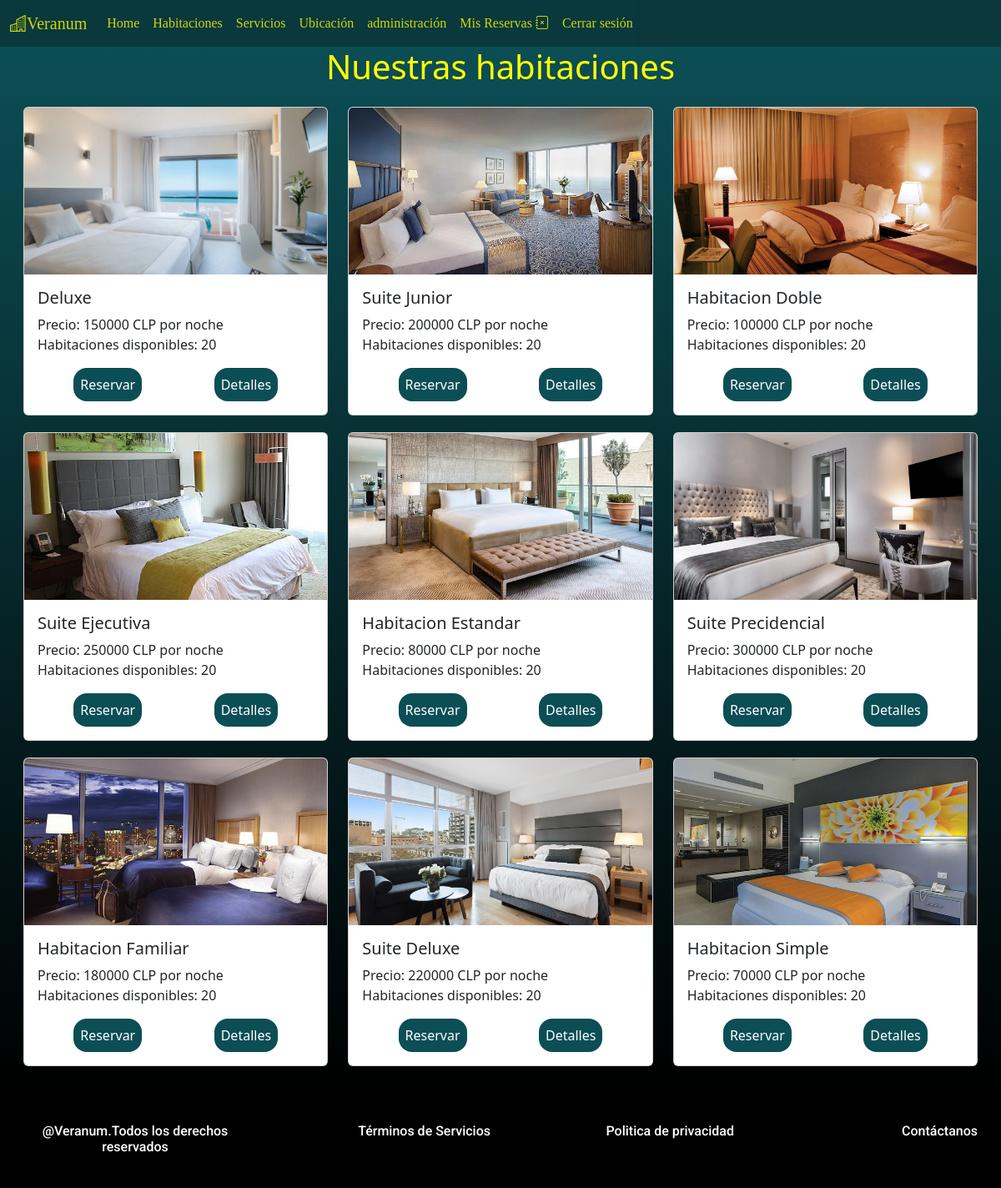
The app's page /habitaciones (signed in) with its own data.
### core/models.py (models this page shows, shortened)
class Habitacione(models.Model):
    id_habitacion = models.AutoField(primary_key=True)
    tipo_habitacion = models.CharField(max_length=100)
    cantidad_banios = models.IntegerField()
    capacidad_persona = models.IntegerField()
    precio = models.IntegerField()
    imagen = models.CharField(max_length=2555)
    unidades_disponibles = models.IntegerField()
    hotel = models.ForeignKey(Hotel,on_delete=models.CASCADE)

### core/views.py (the view)
# urls.py: path('habitaciones',habitaciones,name='habitaciones'),
def habitaciones(request):
    habitaciones = Habitacione.objects.all()
    reservas = Reserva.objects.filter(email_propietario = request.user.email)
    return render(request,'habitaciones.html',{"habitaciones":habitaciones,
                                               "reservas":reservas})

### core/models.py (called while the page is built)
    def __str__(self):
        return self.direccion

### core/templates/habitaciones.html (shortened to what this page needs)
{% extends "base.html" %}
{% load static %}
{% block estilos %}
<link rel="stylesheet" href="{% static 'css/habitacion.css' %}">
{% endblock estilos %}
{% block contenido %}
<main class="container-fluid">
    <h1>Nuestras habitaciones</h1>
    <section class="row">
        {% for item in habitaciones %}
        <div class="col-md-4 room-card">
            <div class="card h-100">
                <img src="{{item.imagen}}" class="card-img-top" width="450" alt="{{item.imagen}}" />
                <div class="card-body">
                    <h5 class="card-title">{{item.tipo_habitacion}}</h5>
                    <p class="card-text">Precio: {{item.precio}} CLP por noche <br> Habitaciones disponibles:
                        {{item.unidades_disponibles}}</p>
                    <div class="info-reserva">
                        {% if item.unidades_disponibles == 0 %}
                        <button id="no-cupos">Reservar</button>
                        {% else %}
                        <button data-bs-toggle="modal" data-bs-target="#exampleModal1" id="reservar"
                            data-tipo="{{item.tipo_habitacion}}" data-banios="{{item.cantidad_banios}}"
                            data-capacidad="{{item.capacidad_persona}}" data-cupos="{{item.unidades_disponibles}}"
                            data-hotel="{{item.hotel}}" data-name="{{item.tipo_habitacion}}">Reservar</button>
                        {% endif %}
                        <button data-bs-toggle="modal" data-bs-target="#exampleModal" id="detalles"
                            data-tipo="{{item.tipo_habitacion}}" data-banios="{{item.cantidad_banios}}"
                            data-capacidad="{{item.capacidad_persona}}" data-cupos="{{item.unidades_disponibles}}"
                            data-hotel="{{item.hotel}}">Detalles</button>
                    </div>
                </div>
            </div>
        </div>
        {% endfor %}
    </section>
</main>
{% endblock contenido %}

### core/static/css/base.css (style rules this page uses)
body { background-color: #09383D; }

### core/static/css/habitacion.css (style rules this page uses)
main { background: linear-gradient(#0c4e55, black); }
section { padding: 2vh; }
main>h1 { color: yellow; text-align: center; }
.room-card { margin-bottom: 20px; }
.card-img-top { height: 200px; object-fit: cover; }
.card { display: flex; flex-direction: column; }
.card-body { flex-grow: 1; }
#reservar { border-radius: 2vh; padding: 1vh; background-color: #0c4e55; color: white; text-decoration: none; }
.info-reserva { display: flex; justify-content: space-around; }
.info-reserva > button { padding: 1vh; border-radius: 2vh; background-color: #0c4e55; border: none; outline: none; color: white; }

### records on screen
Habitacione: imagen (picture), tipo_habitacion "Deluxe", precio "150000", unidades_disponibles "20"
Habitacione: imagen (picture), tipo_habitacion "Suite Junior", precio "200000", unidades_disponibles "20"
Habitacione: imagen (picture), tipo_habitacion "Habitacion Doble", precio "100000", unidades_disponibles "20"
Habitacione: imagen (picture), tipo_habitacion "Suite Ejecutiva", precio "250000", unidades_disponibles "20"
Habitacione: imagen (picture), tipo_habitacion "Habitacion Estandar", precio "80000", unidades_disponibles "20"
Habitacione: imagen (picture), tipo_habitacion "Suite Precidencial", precio "300000", unidades_disponibles "20"
Habitacione: imagen (picture), tipo_habitacion "Habitacion Familiar", precio "180000", unidades_disponibles "20"
Habitacione: imagen (picture), tipo_habitacion "Suite Deluxe", precio "220000", unidades_disponibles "20"
Habitacione: imagen (picture), tipo_habitacion "Habitacion Simple", precio "70000", unidades_disponibles "20"
